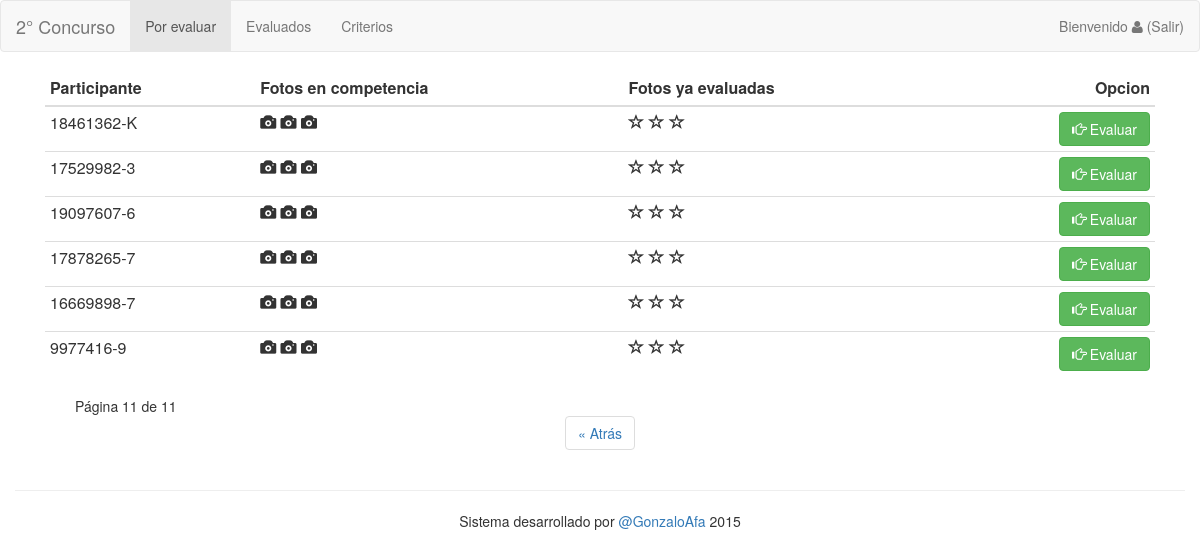
The page /participantes/66 (signed in) on the database its author committed.
### participantes/models.py (models this page shows, shortened)
class Participante(models.Model):
	participante 	= models.CharField(max_length=50)
	rut 			= models.CharField(max_length=50)
	nombre 			= models.CharField(max_length=50)
	telefono 		= models.CharField(max_length=12)
	lugar 			= models.CharField(max_length=150)
	n_fotos			= models.CharField(max_length=3)

### votaciones/views.py (the view)
# urls.py: url(r'^participantes/(?P<page>\d+)$', 'votaciones.views.participantes' , name='participantes'),
@login_required(login_url='/')
def participantes(request, page):
	context = dict()
	allParticipantes= Participante.objects.all()
	paginator 		= Paginator(allParticipantes, 10)
	try:
		pages = int(page)
	except:
		pages = 1
	try:
		context['participantes'] = paginator.page(pages)
	except (InvalidPage):
		context['participantes'] = paginator.page(paginator.num_pages)
	return render(request, 'participantes.html', context)

### templates/participantes.html (shortened to what this page needs)
{% extends "base.html" %}
{% block container %}
<div class="container">
	<div class="col-md-12">
		<table  class="table table-condensed">
			<thead>
		  		<tr>
		  			<th>Participante</th>
		  			<th>Fotos en competencia</th>
		  			<th>Fotos ya evaluadas</th>
		            <th class="text-right">Opcion</th>
		          </tr>
		    </thead>
		    <tbody>
		    	{% for participante in participantes %}
		    	<tr>
					<td>
					{{participante.rut}}</td>
					<td>
						{% if participante.n_fotos == "1" %}
							<span class="glyphicon glyphicon-camera" aria-hidden="true"></span>
						{% elif participante.n_fotos == "2" %}
							<span class="glyphicon glyphicon-camera" aria-hidden="true"></span>
							<span class="glyphicon glyphicon-camera" aria-hidden="true"></span>
						{% elif participante.n_fotos == "3" %}
							<span class="glyphicon glyphicon-camera" aria-hidden="true"></span>
							<span class="glyphicon glyphicon-camera" aria-hidden="true"></span>
							<span class="glyphicon glyphicon-camera" aria-hidden="true"></span>
						{% endif %}
					</td>
					<td>
						{% if participante.n_fotos == "1" %}
							<span class="glyphicon glyphicon-star-empty" aria-hidden="true"></span>
						{% elif participante.n_fotos == "2" %}
							<span class="glyphicon glyphicon-star" aria-hidden="true"></span>
							<span class="glyphicon glyphicon-star-empty" aria-hidden="true"></span>
						{% elif participante.n_fotos == "3" %}
							<span class="glyphicon glyphicon-star-empty" aria-hidden="true"></span>
							<span class="glyphicon glyphicon-star-empty" aria-hidden="true"></span>
							<span class="glyphicon glyphicon-star-empty" aria-hidden="true"></span>
						{% endif %}
					</td>
					<td class="text-right">
						<a type="button" class="btn btn-success" href="/fotografias/{{participante.participante}}/0">
							<span class="glyphicon glyphicon-hand-right" aria-hidden="true"></span>
							Evaluar
						</a>
					</td>
				</tr>
				{% endfor %}
		    </tbody>
		</table>
		<div class="col-md-12">
			<div class="col-md-2">
				Página {{participantes.number}} de {{participantes.paginator.num_pages}}
			</div>
			<div class="col-md-8 text-center">
				<ul class="pagination">
				{%if participantes.has_previous %}
					<li>
						<a href="{% url 'participantes' participantes.previous_page_number %}">&laquo; Atrás</a>
					</li>
					{% else %}
					<li>
						<a href="{% url 'participantes' 1 %}">&laquo; Atrás</a>
					</li>
					{% endif %}
				</ul>
			</div>
			<div class="col-md-2">
			</div>
		</div>
	</div>
</div>
{% endblock %}

### templates/base.html (shortened to what this page needs)
<html lang='es'>
<head>
	<link rel="stylesheet" href="{{STATIC_URL}}css/bootstrap.min.css">
	<link rel="stylesheet" href="{{STATIC_URL}}css/font-awesome.min.css">
</head>
<nav class="navbar navbar-default">
  <div class="container-fluid">
    <div class="navbar-header">
      <a class="navbar-brand" href="{% url 'participantes' 1 %}">2° Concurso</a>
    </div>
    <div class="collapse navbar-collapse" id="bs-example-navbar-collapse-1">
	    <ul class="nav navbar-nav">
	        <li class="active">
	        	<a href="#">Por evaluar</a>
	        </li>
	        <li>
	        	<a href="#">Evaluados</span></a>
	        </li>
	        <li>
	        	<a href="#">Criterios</span></a>
	        </li>
	    </ul>
		<p class="navbar-text navbar-right">
			Bienvenido <strong>{{user.first_name|capfirst}} {{user.last_name|capfirst}}</strong>
			<i class="fa fa-user"></i>
			<a href="{% url 'logout' %}" class="navbar-link">(Salir)</a>
        </p>
    </div>
  </div>
</nav>
{% block container %}
{% endblock %}
<div class="footer">
 	<div class="col-md-12 text-center">
 		<hr>
 		Sistema desarrollado por <a href="http://www.twitter.com/gonzaloafa">@GonzaloAfa</a> 2015
 	</div>
</div>

### rows shown on the page
Participante: rut "18461362-K", n_fotos "3" (drawn)
Participante: rut "17529982-3", n_fotos "3" (drawn)
Participante: rut "19097607-6", n_fotos "3" (drawn)
Participante: rut "17878265-7", n_fotos "3" (drawn)
Participante: rut "16669898-7", n_fotos "3" (drawn)
Participante: rut "9977416-9", n_fotos "3" (drawn)

### other values the page prints
{{ participantes.number }} "11"
{{ participantes.paginator.num_pages }} "11"
